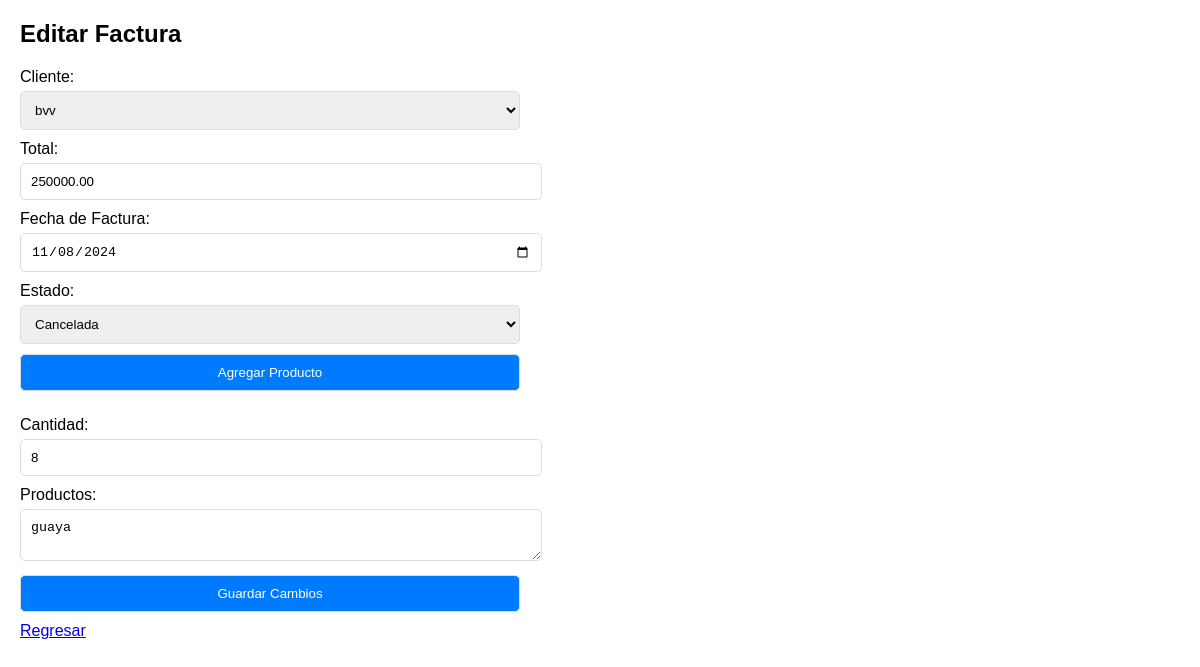
Page /controladores/editar_factura.php?id=17 on the earlier database version.
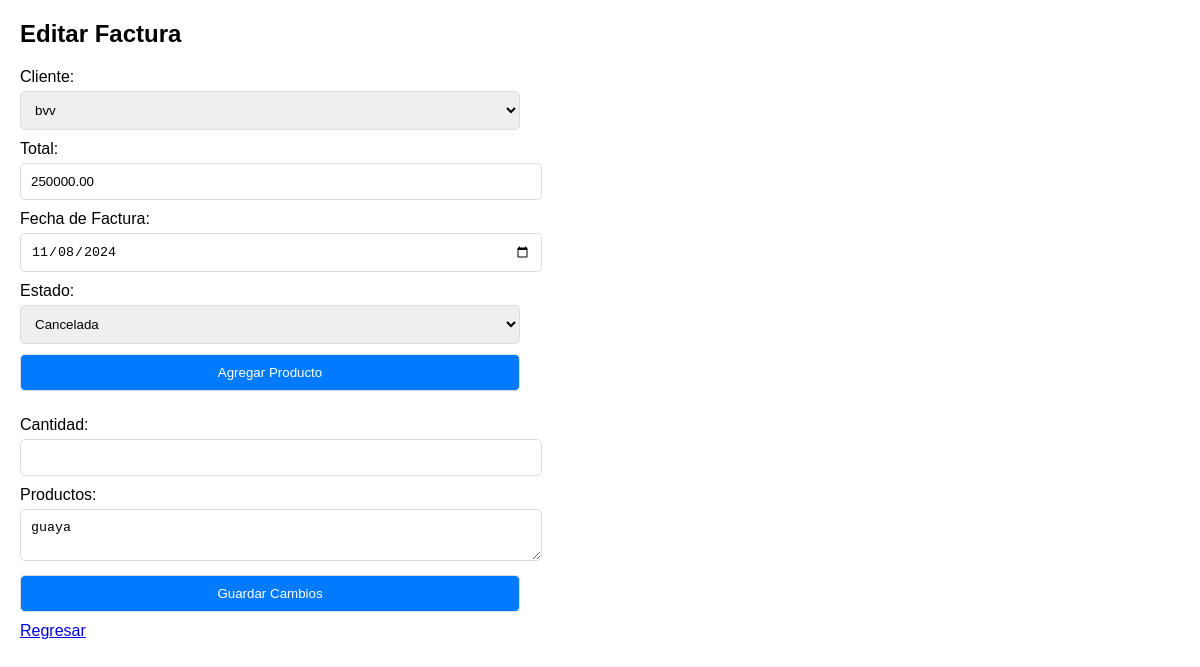
Same page on the later database version.
### tables this page shows
CREATE TABLE `facturas` (
  `id` int(11) NOT NULL,
  `cliente_id` int(11) NOT NULL,
  `fecha_factura` date NOT NULL,
  `estado` varchar(20) DEFAULT 'pendiente',
  `total` decimal(10,2) DEFAULT NULL,
  `productos` varchar(50) NOT NULL,
  `cantidad` varchar(50) NOT NULL
);

CREATE TABLE `clientes` (
  `id` int(11) NOT NULL,
  `numero_identificacion` varchar(30) NOT NULL,
  `nombre` varchar(100) DEFAULT NULL,
  `direccion` varchar(255) DEFAULT NULL,
  `telefono` varchar(15) DEFAULT NULL,
  `correo` varchar(30) NOT NULL
);

### controladores/editar_factura.php (the view, shortened to what this page needs)
<?php
$dsn = 'mysql:host=localhost;dbname=thunderbike;charset=utf8';
$username = 'root';
$password = '';
try {
    $pdo = new PDO($dsn, $username, $password);
    $pdo->setAttribute(PDO::ATTR_ERRMODE, PDO::ERRMODE_EXCEPTION);
} catch (PDOException $e) {
    die("Conexión fallida: " . $e->getMessage());
}
if (isset($_GET['id'])) {
    $factura_id = $_GET['id'];
    $sql_factura = "SELECT * FROM facturas WHERE id = ?";
    $stmt_factura = $pdo->prepare($sql_factura);
    $stmt_factura->execute([$factura_id]);
    $factura = $stmt_factura->fetch(PDO::FETCH_ASSOC);
    $sql_clientes = "SELECT id, nombre FROM clientes";
    $stmt_clientes = $pdo->query($sql_clientes);
    $clientes = $stmt_clientes->fetchAll(PDO::FETCH_ASSOC);
} else {
    die("ID de factura no proporcionado.");
}
?>
<!DOCTYPE html>
<html lang="es">
<head>
</head>
<body>
    <h2>Editar Factura</h2>
    <form action="editar_factura.php?id=<?= htmlspecialchars($factura_id) ?>" method="POST">
        <label for="cliente_id">Cliente:</label>
        <select name="cliente_id" id="cliente_id" required>
            <?php foreach ($clientes as $cliente): ?>
                <option value="<?= htmlspecialchars($cliente['id']) ?>" <?= $cliente['id'] == $factura['cliente_id'] ? 'selected' : '' ?>>
                    <?= htmlspecialchars($cliente['nombre']) ?>
                </option>
            <?php endforeach; ?>
        </select><br>
        <label for="total">Total:</label>
        <input type="number" name="total" id="total" value="<?= htmlspecialchars($factura['total']) ?>" step="0.01" required><br>
        <label for="fecha_factura">Fecha de Factura:</label>
        <input type="date" name="fecha_factura" id="fecha_factura" value="<?= htmlspecialchars($factura['fecha_factura']) ?>" required><br>
        <label for="estado">Estado:</label>
        <select name="estado" id="estado" required>
            <option value="Cancelada" <?= $factura['estado'] == 'Cancelada' ? 'selected' : '' ?>>Cancelada</option>
        </select><br>
        <div class="form-group">
                <button type="button" onclick="agregarProducto()">Agregar Producto</button>
            </div>
        <label for="cantidad">Cantidad:</label>
        <input type="number" name="cantidad" id="cantidad" value="<?= htmlspecialchars($factura['cantidad']) ?>" required><br>
            <label for="productos">Productos:</label>
        <textarea name="productos" id="productos" required><?= htmlspecialchars($factura['productos']) ?></textarea><br>
        <button type="submit">Guardar Cambios</button>
    </form>
    <a href="../vendedor/facturacion.php">Regresar</a>
</body>
</html>

Differences in the rows shown:
changed facturas "Cancelada": cantidad "8" → (not shown)
